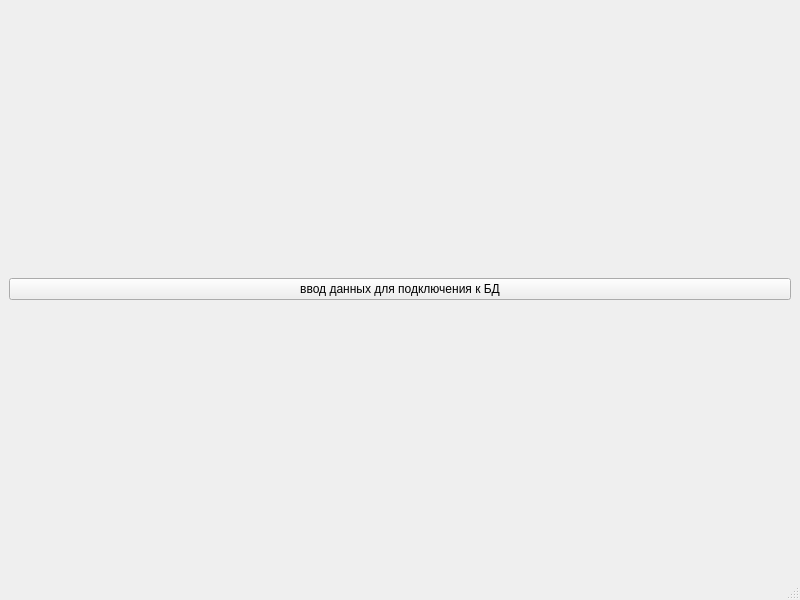
<?xml version="1.0" encoding="UTF-8"?>
<ui version="4.0">
 <class>MainWindow</class>
 <widget class="QMainWindow" name="MainWindow">
  <property name="geometry">
   <rect>
    <x>0</x>
    <y>0</y>
    <width>800</width>
    <height>600</height>
   </rect>
  </property>
  <property name="windowTitle">
   <string>MainWindow</string>
  </property>
  <widget class="QWidget" name="centralwidget">
   <layout class="QVBoxLayout" name="verticalLayout">
    <item>
     <widget class="QPushButton" name="pushButton">
      <property name="text">
       <string>ввод данных для подключения к БД</string>
      </property>
     </widget>
    </item>
   </layout>
  </widget>
  <widget class="QMenuBar" name="menubar">
   <property name="geometry">
    <rect>
     <x>0</x>
     <y>0</y>
     <width>800</width>
     <height>25</height>
    </rect>
   </property>
  </widget>
  <widget class="QStatusBar" name="statusbar"/>
 </widget>
 <resources/>
 <connections/>
</ui>
